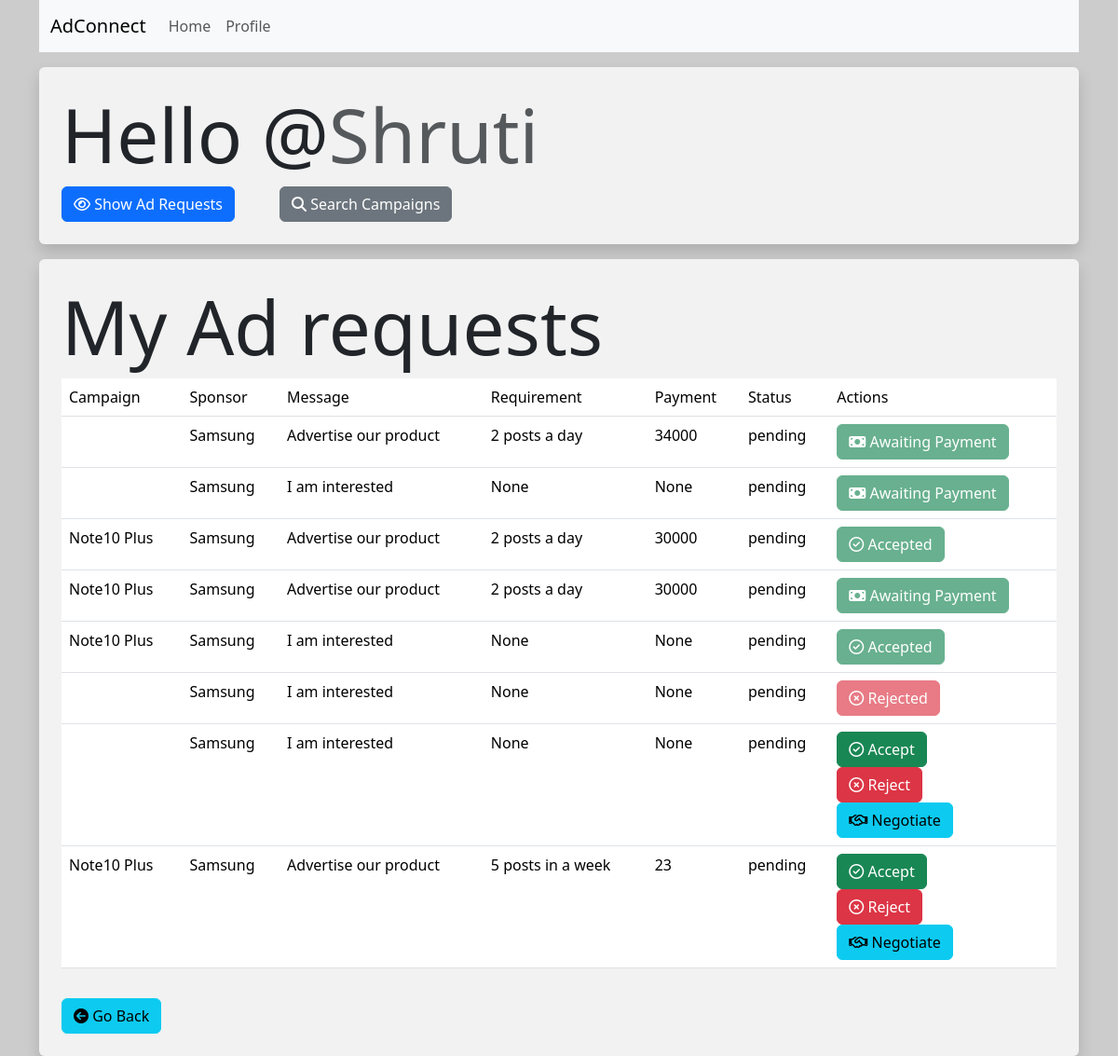
/influencer/1/show_ad_requests (signed in), run on an earlier commit of the app's database.
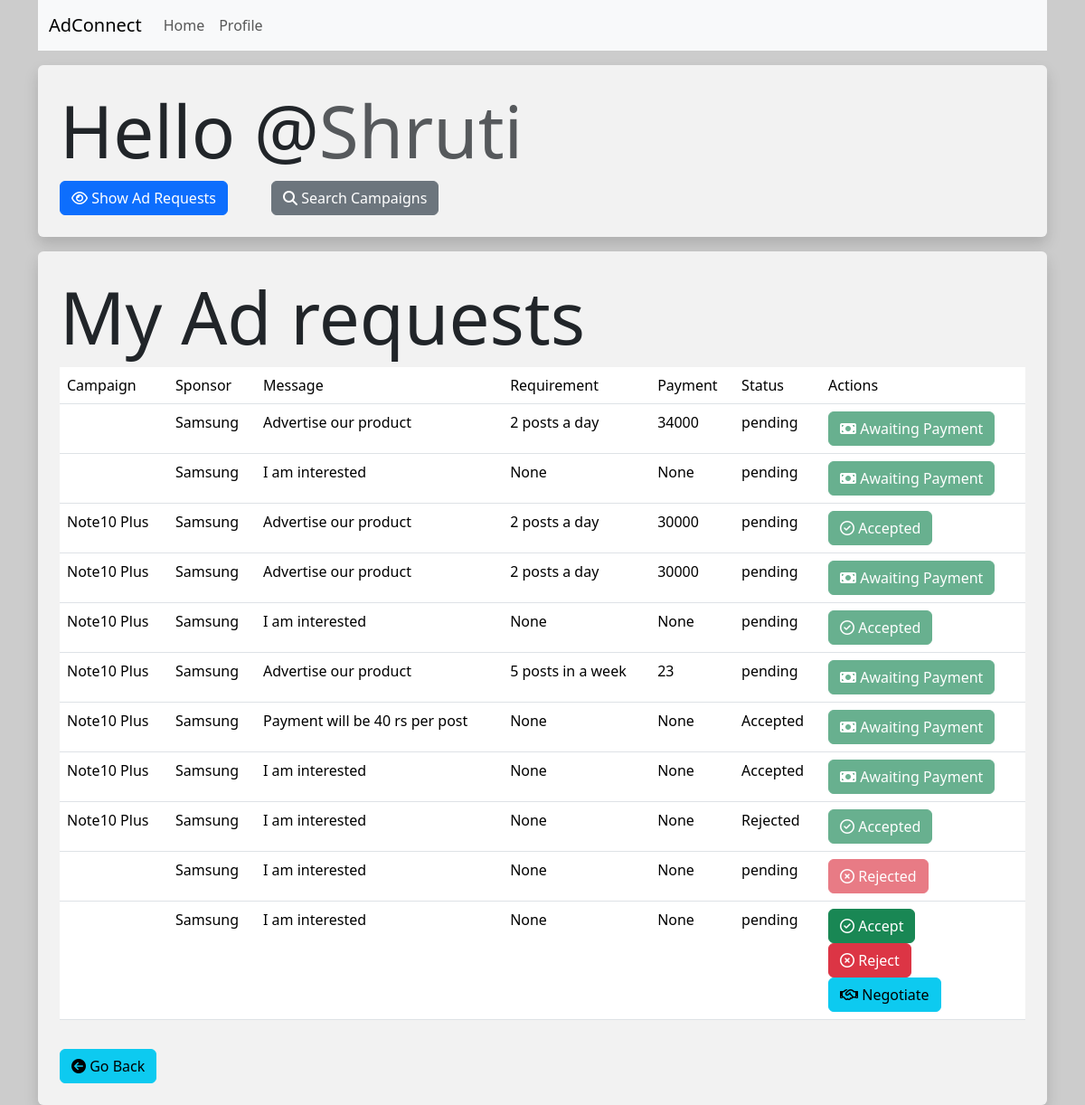
And on a later commit of the database.
### models.py (models this page shows)
class AdRequest(db.Model):
    __tablename__ = 'ad_requests'
    id = db.Column(db.Integer, primary_key=True)
    campaign_id = db.Column(db.Integer, db.ForeignKey('campaigns.id'))
    influencer_id = db.Column(db.Integer, db.ForeignKey('influencers.id'))
    sponsor_id = db.Column(db.Integer, db.ForeignKey('sponsors.id'))
    messages = db.Column(db.Text)
    requirements = db.Column(db.Text)
    payment_amount = db.Column(db.Integer)
    status = db.Column(db.String(64), nullable=False, default='Pending')  # Could be 'Pending', 'Accepted', 'Rejected'
    sponsor_accepted = db.Column(db.Boolean, default=None)
    influencer_accepted = db.Column(db.Boolean, default=None)
    campaign = db.relationship('Campaign', back_populates='ad_requests')
    influencer = db.relationship('Influencer', back_populates='ad_requests')
    sponsor = db.relationship('Sponsor', back_populates='ad_requests')

class Sponsor(db.Model):
    __tablename__ = 'sponsors'
    id = db.Column(db.Integer, primary_key=True)
    username = db.Column(db.String(128),unique=True,nullable=False)
    passhash = db.Column(db.String(256),nullable=False)
    name = db.Column(db.String(64),nullable=True)
    budget = db.Column(db.Integer,nullable=True)
    industry = db.Column(db.String(64), nullable=True)
    campaigns = db.relationship('Campaign', back_populates='sponsor')
    ad_requests = db.relationship('AdRequest', back_populates='sponsor')

class Campaign(db.Model):
    __tablename__ = 'campaigns'
    id = db.Column(db.Integer, primary_key=True)
    name = db.Column(db.String(256), nullable=False)
    description = db.Column(db.Text)
    start_date = db.Column(db.Date)
    end_date = db.Column(db.Date)
    budget = db.Column(db.Integer)
    visibility = db.Column(db.String(64))  # Could be 'public' or 'private'
    goals = db.Column(db.Text)
    sponsor_id = db.Column(db.Integer, db.ForeignKey('sponsors.id'))
    sponsor = db.relationship('Sponsor', back_populates='campaigns')
    ad_requests = db.relationship('AdRequest', back_populates='campaign')

### routes.py (the view)
@app.route('/influencer/<int:influencer_id>/show_ad_requests')
@influencer_required
def show_ad_requests(influencer_id):
    influencer = Influencer.query.filter_by(id=influencer_id).first()
    ad_requests = AdRequest.query.filter_by(influencer_id=influencer_id).order_by(desc(AdRequest.influencer_accepted)).all()
    return render_template("/influencer/show_ad_requests.html", influencer = influencer, ad_requests = ad_requests)

### routes.py (called while the page is built)
def influencer_required(inner_func):
    @wraps(inner_func)
    def decorated_func(*args, **kwargs):
        if session.get("id"):
            if session.get("user_type") == "influencer":
                return inner_func(*args, **kwargs)
            else:
                flash("Error : You are not authorized to access this page")
                return redirect(url_for('index'))
        else:
            flash("Error : Please log in to continue")
            return redirect(url_for('login'))
    return decorated_func

### templates/influencer/show_ad_requests.html (shortened to what this page needs)
{% extends 'layout.html' %}
{% block content %}
    <div class="p-4 bg-white bg-opacity-75 rounded shadow mt-3">
        <h1 class="display-1">Hello @<span class="text-muted">{{  influencer.username  }}</span></h1>
        <div class="d-flex gap-5">
            <button type="submit" class="btn btn-primary"><i class="fa-regular fa-eye"></i> Show Ad Requests</button>
            <a href="{{  url_for('search_campaigns', influencer_id = influencer.id)  }}" class="btn btn-secondary"><i class="fa-solid fa-magnifying-glass"></i> Search Campaigns</a>
        </div>
    </div>
    <div class="p-4 bg-white bg-opacity-75 rounded shadow mt-3">
        <h1 class="display-1">My Ad requests</h1>
        <table class="table table-hover">
            <thead>
                <tr>
                    <td>Campaign</td>
                    <td>Sponsor</td>
                    <td>Message</td>
                    <td>Requirement</td>
                    <td>Payment</td>
                    <td>Status</td>
                    <td>Actions</td>
                </tr>
            </thead>
            <tbody>
                {% for ad_request in ad_requests %}
                    <tr>
                        <td>{{ad_request.campaign.name}}</td>
                        <td>{{ad_request.sponsor.name}}</td>
                        <td>{{ad_request.messages}}</td>
                        <td>{{ad_request.requirements}}</td>
                        <td>{{ad_request.payment_amount}}</td>
                        <td>{{ ad_request.status }}</td>
                        <td>
                            {% if ad_request.sponsor_accepted == True and ad_request.influencer_accepted == True%}
                                <button class="btn btn-success" disabled><i class="fa-solid fa-money-bill"></i> Awaiting Payment </button>
                            {% elif ad_request.influencer_accepted == True %}
                                <button class="btn btn-success" disabled><i class="fa-regular fa-circle-check"></i> Accepted </button>
                            {% elif ad_request.influencer_accepted == False %}
                                <button class="btn btn-danger" disabled><i class="fa-regular fa-circle-xmark"></i> Rejected </button>
                            {% else %}
                                <form action="{{url_for('influencer_accept_request', influencer_id=influencer.id, request_id = ad_request.id)}}" method="post">
                                    <button class="btn btn-success"><i class="fa-regular fa-circle-check"></i> Accept</button>
                                </form>
                                <form action="{{url_for('influencer_reject_request', influencer_id=influencer.id, request_id = ad_request.id)}}" method="post">
                                    <button class="btn btn-danger"><i class="fa-regular fa-circle-xmark"></i> Reject</button>
                                </form>
                                <form action="{{url_for('negotiate_ad_request_influencer', influencer_id=influencer.id, ad_request_id = ad_request.id)}}" method="post">
                                    <button class="btn btn-info"><i class="fa-regular fa-handshake"></i> Negotiate</button>
                                </form>
                            {% endif %}
                        </td>
                    </tr>
                {% endfor %}
            </tbody>
        </table>
        <div class="form-group p-2"></div>
            <a href="{{ url_for('influencer_home') }}" class="btn btn-info"><i class="fa fa-arrow-circle-left"></i> Go Back</a>
        </div>
    </div>
{% endblock %}

What changed in the data, as far as the page shows it:
changed AdRequest "5 posts in a week": influencer_accepted "Accept Reject Negotiate" → "Awaiting Payment"; moves up the list
added AdRequest: campaign.name "Note10 Plus", sponsor.name "Samsung", messages "Payment will be 40 rs per post", requirements "None", payment_amount "None", status "Accepted", sponsor_accepted True (drawn)
added AdRequest: campaign.name "Note10 Plus", sponsor.name "Samsung", messages "I am interested", requirements "None", payment_amount "None", status "Accepted", sponsor_accepted True (drawn)
added AdRequest: campaign.name "Note10 Plus", sponsor.name "Samsung", messages "I am interested", requirements "None", payment_amount "None", status "Rejected", sponsor_accepted False (drawn)
